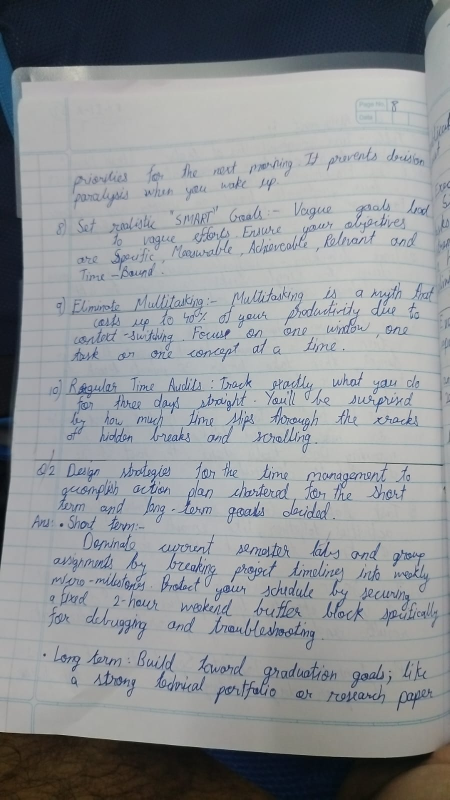
#> input picture handwriting1.jpeg, 899 x 1599 px, found by its file name (shown at 1/2 size)
$ python contour_detection.py
#> lines starting #> are read from the running program, lines starting #| are printed output that depends on the picture; after the words box and inside, x2 and y2 are one past the last pixel; in counts of white or black regions, pixels touching at a corner belong together
import cv2
import numpy as np

img = cv2.imread("handwriting1.jpeg")
#> img is the input picture: shape (1599, 899, 3); mean B, G, R 149.7, 146.2, 142.7
gray = cv2.cvtColor(img, cv2.COLOR_BGR2GRAY)
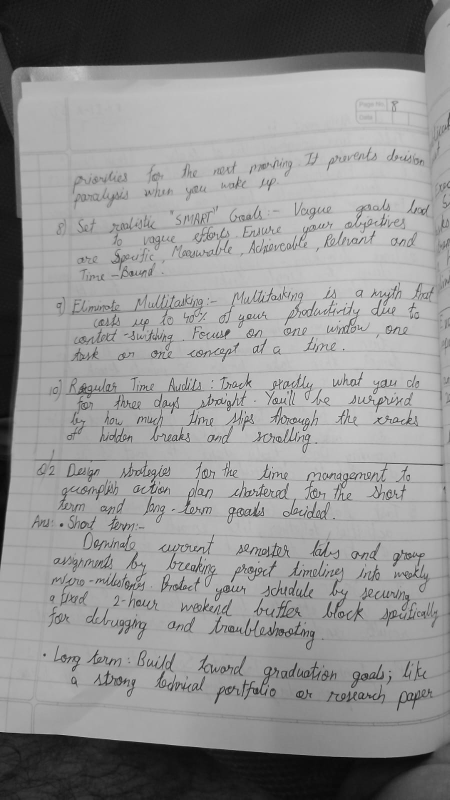
#> gray: shape (1599, 899) (shown at 1/2 size); min 1, max 244, mean 145.6

thresh = cv2.adaptiveThreshold(
    gray, 255,
    cv2.ADAPTIVE_THRESH_GAUSSIAN_C,
    cv2.THRESH_BINARY_INV,
    13, 4
)
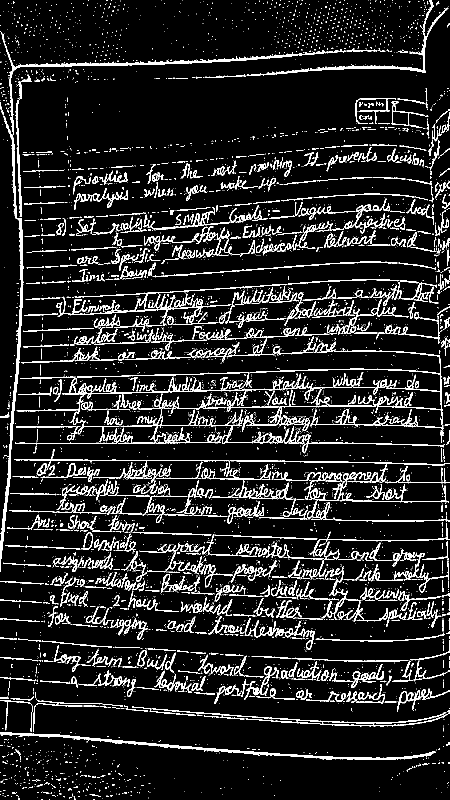
#> thresh: shape (1599, 899) (shown at 1/2 size); 10.9% white in thin lines or dots

contours, _ = cv2.findContours(thresh, cv2.RETR_EXTERNAL, cv2.CHAIN_APPROX_SIMPLE)
#> contours = 5554 contours, 5036 with area under 20; largest, box (x1, y1, x2, y2) and area: (0, 232, 47, 1144) 3490, (0, 1464, 872, 1520) 2964, (0, 63, 692, 232) 2717, (113, 568, 572, 651) 1887, (124, 754, 566, 823) 1886

output = img.copy()
filtered = 0
for cnt in contours:
    x, y, w, h = cv2.boundingRect(cnt)
    if 5 < w < 200 and 5 < h < 70:
        cv2.rectangle(output, (x, y), (x+w, y+h), (0, 255, 0), 1)
        filtered += 1
#> this loop made 5554 passes
#> (x, y, w, h) on passes 4, 7, 8, 10, 11, 15, 20, 21, 22, 24, 25, 29: (204, 1596, 1, 1), (138, 1594, 6, 3), (75, 1594, 1, 1), (147, 1592, 4, 7), (126, 1592, 3, 3), (212, 1591, 6, 3), (221, 1590, 5, 3), (104, 1590, 8, 3), (32, 1590, 5, 5), (445, 1588, 1, 1), (179, 1588, 22, 6), (144, 1587, 2, 6)
#> (cnt, x, y, w, h) on passes 1, 2, 3, 5, 6, 9: ([[187, 1598], [188, 1598]], 187, 1598, 2, 1), ([[98, 1598], [99, 1598]], 98, 1598, 2, 1), ([[83, 1598], [84, 1598]], 83, 1598, 2, 1), ([[37, 1596], [37, 1598], [39, 1598], [39, 1596]], 37, 1596, 3, 3), ([[296, 1595], [296, 1596]], 296, 1595, 1, 2), ([[156, 1592], [156, 1593], [158, 1593], [159, 1592]], 156, 1592, 4, 2)
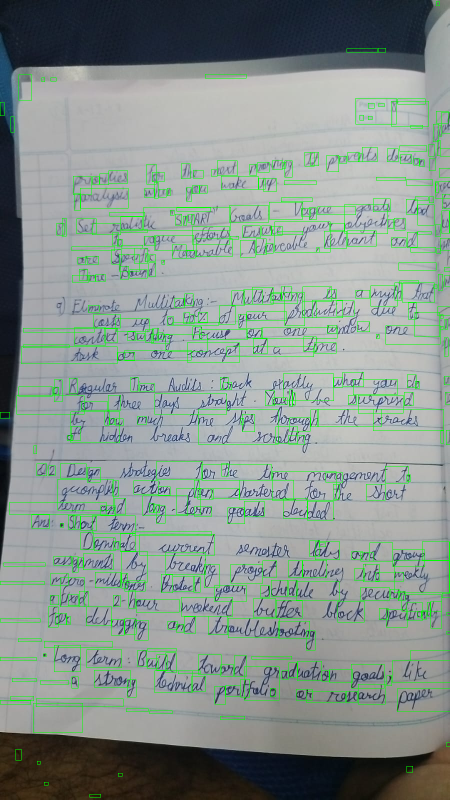
#> output: shape (1599, 899, 3) (shown at 1/2 size); 3.74% of pixels changed, all inside (x1, y1, x2, y2) = (0, 2, 899, 1595)
#> after the loop, filtered = 440

print("Filtered:", filtered)
#| Filtered: 440

cv2.namedWindow("Contours", cv2.WINDOW_NORMAL)
cv2.resizeWindow("Contours", 800, 1000)
cv2.imshow("Contours", output)
cv2.waitKey(0)
cv2.destroyAllWindows()
